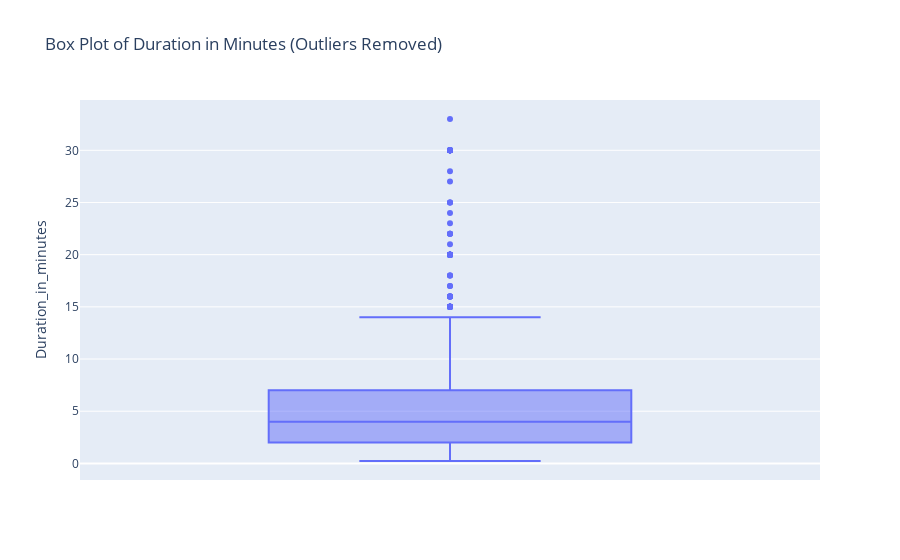

Notebook source saved alongside this figure:
### Markdown cell above
# Take away the outliners

### Code cell
# Calculate IQR
Q1 = lpi['Duration_in_minutes'].quantile(0.25)
Q3 = lpi['Duration_in_minutes'].quantile(0.75)
IQR = Q3 - Q1

# Define bounds
lower_bound = Q1 - 1.5 * IQR
upper_bound = Q3 + 1.5 * IQR

# Remove outliers
filtered_df = lpi[(lpi['Duration_in_minutes'] >= lower_bound) & (lpi['Duration_in_minutes'] <= upper_bound)]

# Create the box plot
fig = px.box(filtered_df, y="Duration_in_minutes", title="Box Plot of Duration in Minutes (Outliers Removed)")
fig.show()

### Figure 1 — Plotly figure (JSON) as saved in the notebook; plotly's stock layout.template omitted (floating-point values rounded to 4 significant figures; data arrays with more than 128 entries replaced by an {"elided": "..."} marker saying what was removed)
{"data": [{"alignmentgroup": "True", "hovertemplate": "Duration_in_minutes=%{y}<extra></extra>", "legendgroup": "", "marker": {"color": "#636efa"}, "name": "", "notched": false, "offsetgroup": "", "orientation": "v", "showlegend": false, "type": "box", "x0": " ", "xaxis": "x", "y": {"elided": "1076 float values"}, "y0": " ", "yaxis": "y"}], "layout": {"boxmode": "group", "legend": {"tracegroupgap": 0}, "title": {"text": "Box Plot of Duration in Minutes (Outliers Removed)"}, "xaxis": {"anchor": "y", "domain": [0, 1]}, "yaxis": {"anchor": "x", "domain": [0, 1], "title": {"text": "Duration_in_minutes"}}}}
